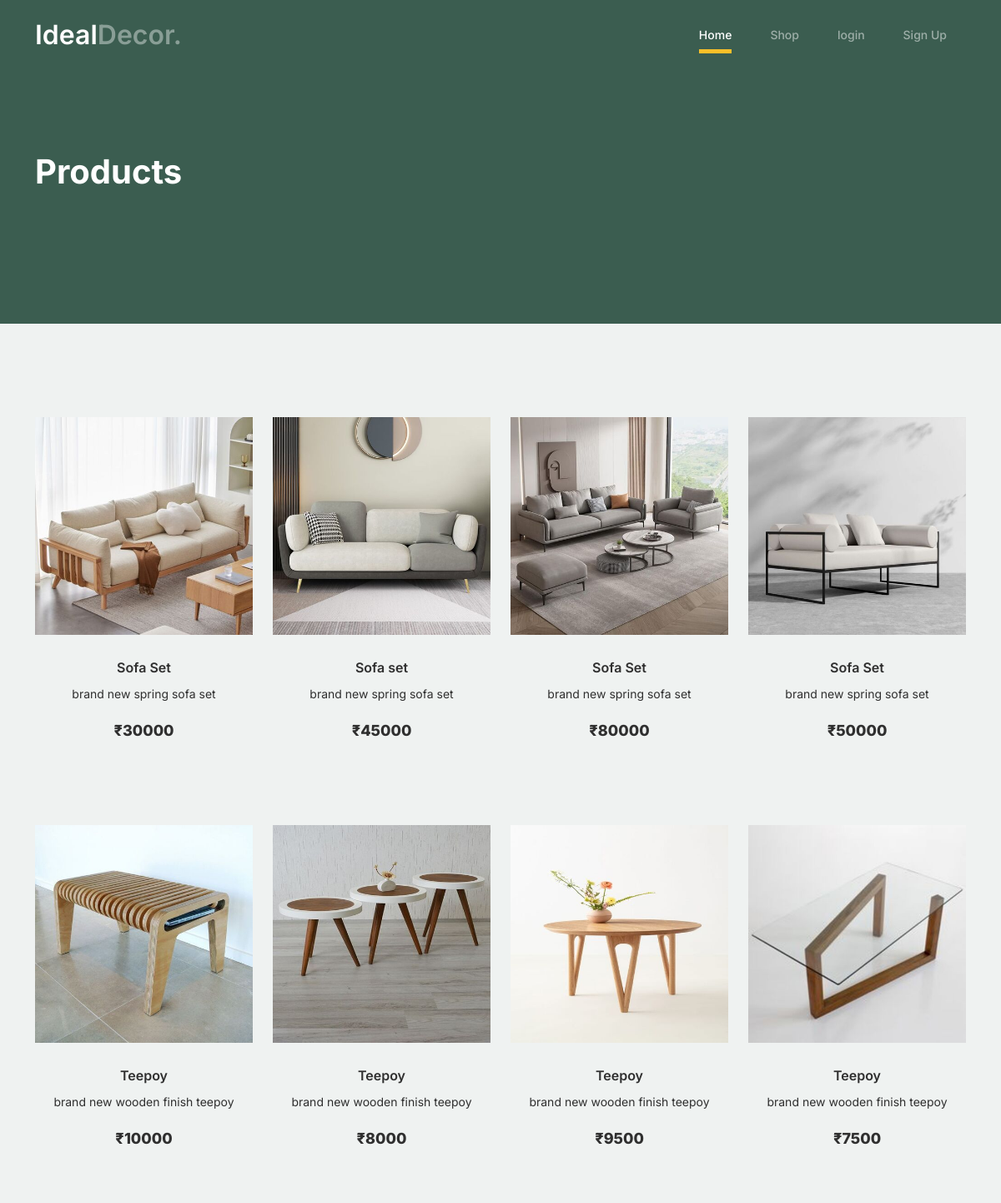
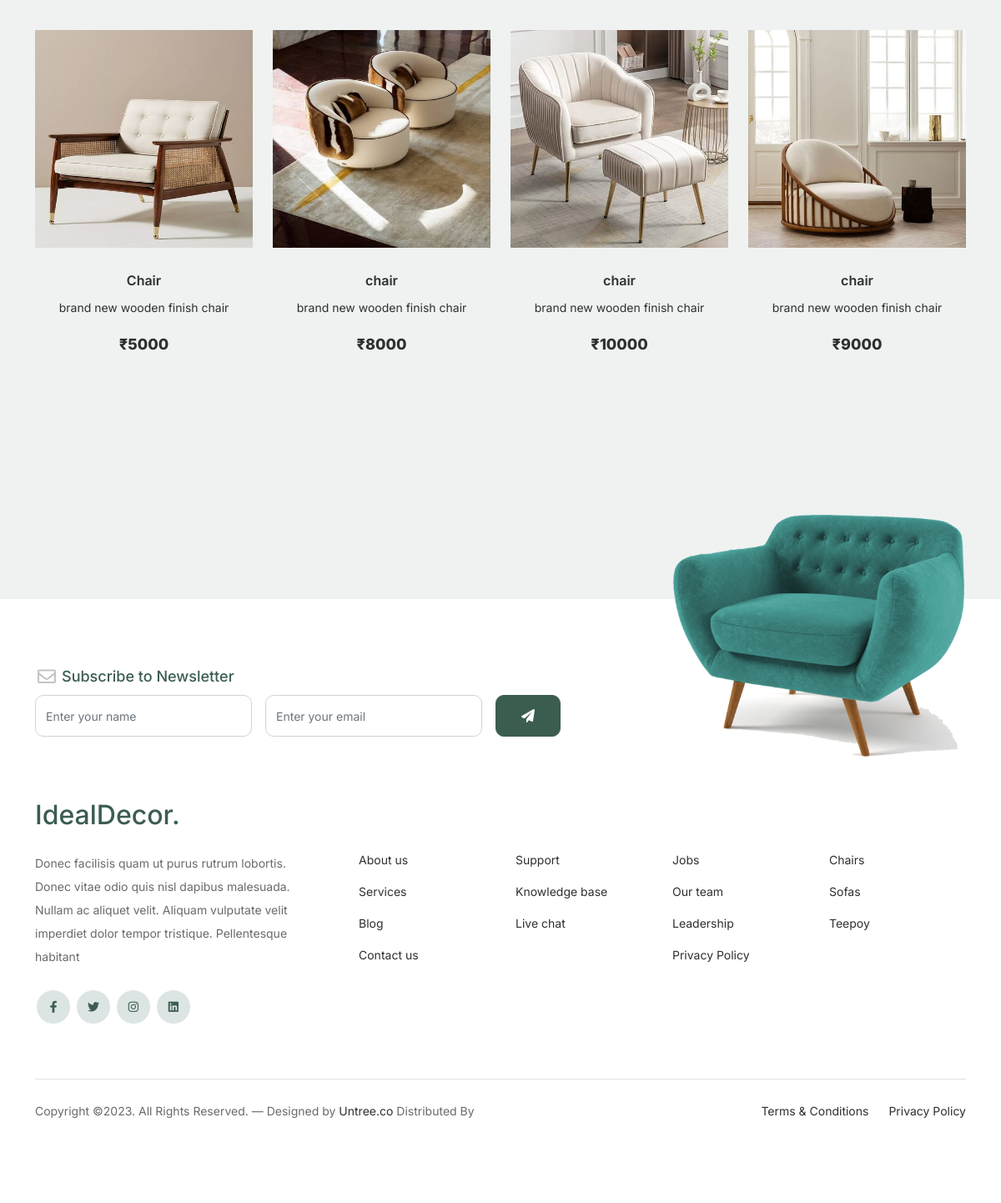
The app's page /shop/ with its own data (2 pictures, top to bottom).
### mainapp/models.py (models this page shows, shortened)
class product_model(models.Model):
    p_id=models.AutoField
    p_name=models.CharField(max_length=255,null=True)
    p_category=models.CharField(max_length=255,null=True)
    p_desc=models.CharField(max_length=255,null=True)
    p_price=models.IntegerField(null=True)
    p_image=models.ImageField(upload_to='images/')

### mainapp/views.py (the view)
# urls.py: path('shop/',views.view_products,name='shoppage'),
def view_products(request):
    p=product_model.objects.all()
    return render(request,'shop.html',{'details':p})

### templates/shop.html (shortened to what this page needs)
{% load static  %}
<!doctype html>
<html lang="en">
<head>
		<link href="{% static 'styles/bootstrap.min.css' %}" rel="stylesheet">
		<link href="https://cdnjs.cloudflare.com/ajax/libs/font-awesome/6.0.0-beta3/css/all.min.css" rel="stylesheet">
		<link href="{% static 'styles/tiny-slider.css' %}" rel="stylesheet">
		<link href="{% static 'styles/style.css' %}" rel="stylesheet">
	</head>
	<body>
		<nav class="custom-navbar navbar navbar navbar-expand-md navbar-dark bg-dark" arial-label="Furni navigation bar">
			<div class="container">
				<a class="navbar-brand" href="{% url 'indexpage' %}">Ideal<span>Decor.</span></a>
				<div class="collapse navbar-collapse" id="navbarsFurni">
					<ul class="custom-navbar-nav navbar-nav ms-auto mb-2 mb-md-0">
						<li class="nav-item active">
							<a class="nav-link" href="{% url 'indexpage' %}">Home</a>
						</li>
						<li><a class="nav-link" href="{% url 'shoppage' %}">Shop</a></li>
						{% if request.user.is_anonymous %}
							<li><a class="nav-link" href="{% url 'loginpage' %}">login</a>
							</li>
							<li><a class="nav-link" href="{% url 'registerpage' %}">Sign Up</a></li>
						{% else %}
							<li><a class="nav-link" href="{% url 'cartpage' %}"><img src="{% static "images/cart.svg" %}"></a></li>
							<li><a class="nav-link" href="{% url 'logout' %}">Logout</a></li>
						{% endif %}
					</ul>
				</div>
			</div>
		</nav>
			<div class="hero">
				<div class="container">
					<div class="row justify-content-between">
						<div class="col-lg-5">
							<div class="intro-excerpt">
								<h1>Products</h1>
							</div>
						</div>
						<div class="col-lg-7">
						</div>
					</div>
				</div>
			</div>
		<div class="untree_co-section product-section before-footer-section">
		    <div class="container">
		      	<div class="row">
					{% for product in details %}
					<div class="col-12 col-md-4 col-lg-3 mb-5">
						<a class="product-item" href="{% url 'add_to_cart' product.id %}">
							<img src={{product.p_image.url}} class="img-fluid product-thumbnail">
							<h3 class="product-title">{{product.p_name}}</h3>
							<p>{{product.p_desc}}</p>
							<strong class="product-price">₹{{product.p_price}}</strong>
						</a>
					</div>
					{% endfor %}
		      	</div>
		    </div>
		</div>
		<footer class="footer-section">
			<div class="container relative">
				<div class="sofa-img">
					<img src="{% static "images/sofa.png" %}" alt="Image" class="img-fluid">
				</div>
				<div class="row">
					<div class="col-lg-8">
						<div class="subscription-form">
							<h3 class="d-flex align-items-center"><span class="me-1"><img src="{% static "images/envelope-outline.svg" %}" alt="Image" class="img-fluid"></span><span>Subscribe to Newsletter</span></h3>
							<form action="#" class="row g-3">
								<div class="col-auto">
									<input type="text" class="form-control" placeholder="Enter your name">
								</div>
								<div class="col-auto">
									<input type="email" class="form-control" placeholder="Enter your email">
								</div>
								<div class="col-auto">
									<button class="btn btn-primary">
										<span class="fa fa-paper-plane"></span>
									</button>
								</div>
							</form>
						</div>
					</div>
				</div>
				<div class="row g-5 mb-5">
					<div class="col-lg-4">
						<div class="mb-4 footer-logo-wrap"><a href="#" class="footer-logo">Ideal<span>Decor.</span></a></div>
						<p class="mb-4">Donec facilisis quam ut purus rutrum lobortis. Donec vitae odio quis nisl dapibus malesuada. Nullam ac aliquet velit. Aliquam vulputate velit imperdiet dolor tempor tristique. Pellentesque habitant</p>
						<ul class="list-unstyled custom-social">
							<li><a href="#"><span class="fa fa-brands fa-facebook-f"></span></a></li>
							<li><a href="#"><span class="fa fa-brands fa-twitter"></span></a></li>
							<li><a href="#"><span class="fa fa-brands fa-instagram"></span></a></li>
							<li><a href="#"><span class="fa fa-brands fa-linkedin"></span></a></li>
						</ul>
					</div>
					<div class="col-lg-8">
						<div class="row links-wrap">
							<div class="col-6 col-sm-6 col-md-3">
								<ul class="list-unstyled">
									<li><a href="{% url 'about' %}">About us</a></li>
									<li><a href="{% url 'services' %}">Services</a></li>
									<li><a href="{% url 'blog' %}">Blog</a></li>
									<li><a href="{% url 'contact' %}">Contact us</a></li>
								</ul>
							</div>
							<div class="col-6 col-sm-6 col-md-3">
								<ul class="list-unstyled">
									<li><a href="#">Support</a></li>
									<li><a href="#">Knowledge base</a></li>
									<li><a href="#">Live chat</a></li>
								</ul>
							</div>
							<div class="col-6 col-sm-6 col-md-3">
								<ul class="list-unstyled">
									<li><a href="#">Jobs</a></li>
									<li><a href="#">Our team</a></li>
									<li><a href="#">Leadership</a></li>
									<li><a href="#">Privacy Policy</a></li>
								</ul>
							</div>
							<div class="col-6 col-sm-6 col-md-3">
								<ul class="list-unstyled">
									<li><a href="{% url 'shoppage' %}">Chairs</a></li>
									<li><a href="{% url 'shoppage' %}">Sofas</a></li>
									<li><a href="{% url 'shoppage' %}">Teepoy</a></li>
								</ul>
							</div>
						</div>
					</div>
				</div>
				<div class="border-top copyright">
					<div class="row pt-4">
						<div class="col-lg-6">
							<p class="mb-2 text-center text-lg-start">Copyright &copy;. All Rights Reserved. &mdash; Designed  by <a href="https://untree.co">Untree.co</a> Distributed By
            </p>
						</div>
						<div class="col-lg-6 text-center text-lg-end">
							<ul class="list-unstyled d-inline-flex ms-auto">
								<li class="me-4"><a href="#">Terms &amp; Conditions</a></li>
								<li><a href="#">Privacy Policy</a></li>
							</ul>
						</div>
					</div>
				</div>
			</div>
		</footer>
	</body>
</html>

### records on screen
product_model: p_image (picture), p_name "Sofa Set", p_desc "brand new spring sofa set", p_price "30000"
product_model: p_image (picture), p_name "Sofa set", p_desc "brand new spring sofa set", p_price "45000"
product_model: p_image (picture), p_name "Sofa Set", p_desc "brand new spring sofa set", p_price "80000"
product_model: p_image (picture), p_name "Sofa Set", p_desc "brand new spring sofa set", p_price "50000"
product_model: p_image (picture), p_name "Teepoy", p_desc "brand new wooden finish teepoy", p_price "10000"
product_model: p_image (picture), p_name "Teepoy", p_desc "brand new wooden finish teepoy", p_price "8000"
product_model: p_image (picture), p_name "Teepoy", p_desc "brand new wooden finish teepoy", p_price "9500"
product_model: p_image (picture), p_name "Teepoy", p_desc "brand new wooden finish teepoy", p_price "7500"
product_model: p_image (picture), p_name "Chair", p_desc "brand new wooden finish chair", p_price "5000"
product_model: p_image (picture), p_name "chair", p_desc "brand new wooden finish chair", p_price "8000"
product_model: p_image (picture), p_name "chair", p_desc "brand new wooden finish chair", p_price "10000"
product_model: p_image (picture), p_name "chair", p_desc "brand new wooden finish chair", p_price "9000"
